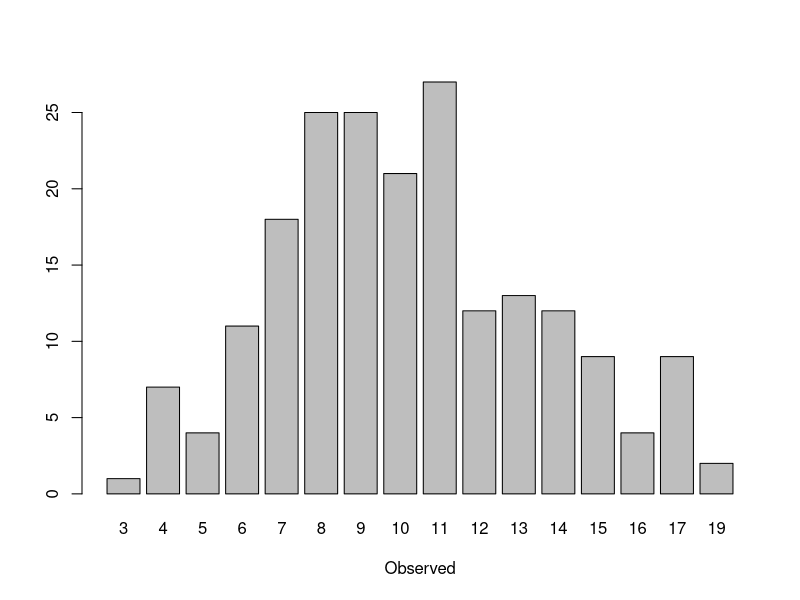

Write R code to recreate this figure.
## ----------------------------------------------------------------------
## Author   : Josep Vela - <jv@actioadfuturum.com>
## Subject  : Test R from Emacs
## Revision : $Id: test01.r, v 1.1 2014/06/08 23:25:S jva $
## ----------------------------------------------------------------------

x <- rpois(200, lambda=10)

xtab <- table(x)

barplot(xtab, xlab = "Observed")

## help URLs
## http://www.stat.cmu.edu/~hseltman/Rclass/R1.R
## http://www.rexamples.com/11/Filtering%20data
## http://google-styleguide.googlecode.com/svn/trunk/Rguide.xml
